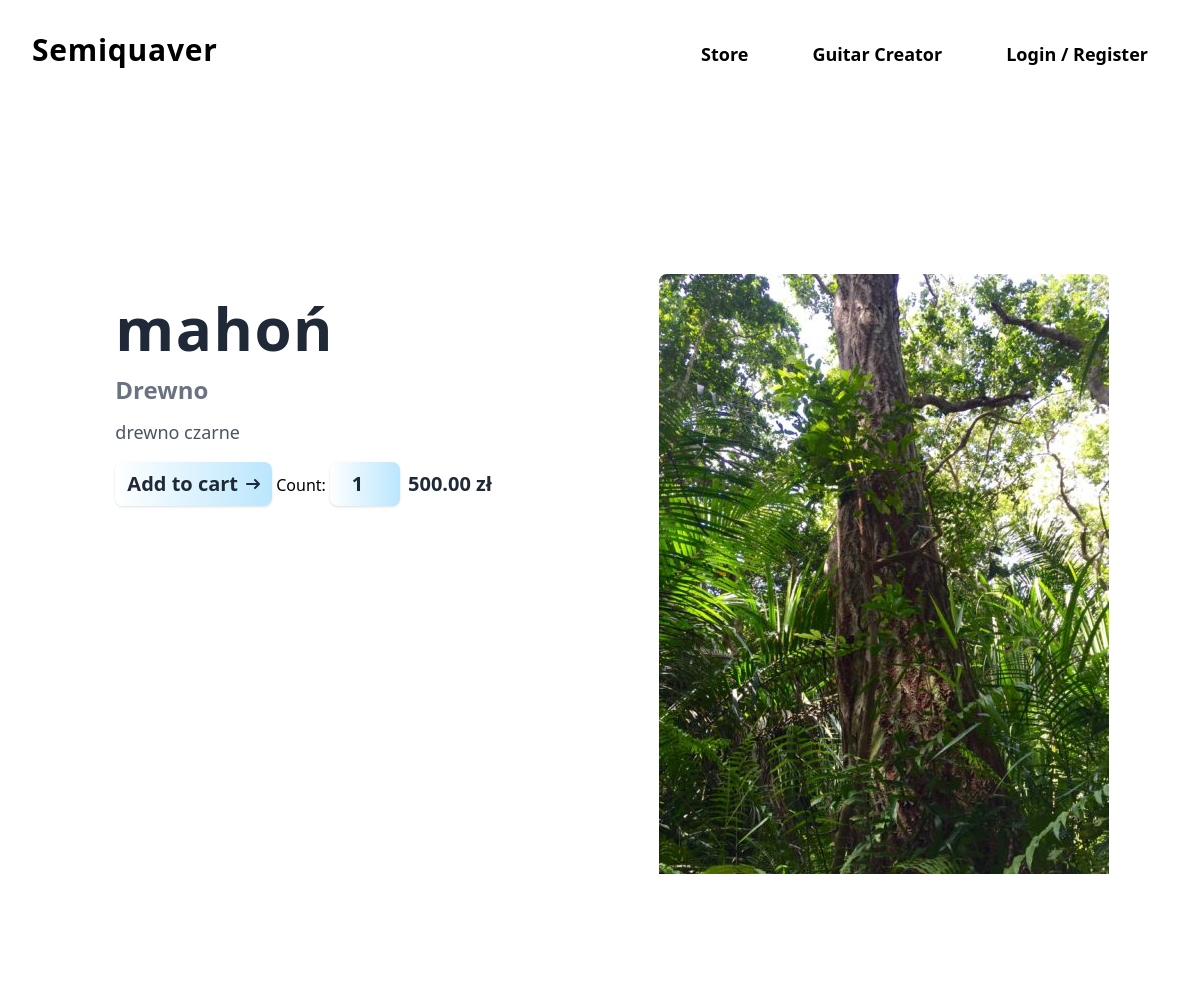
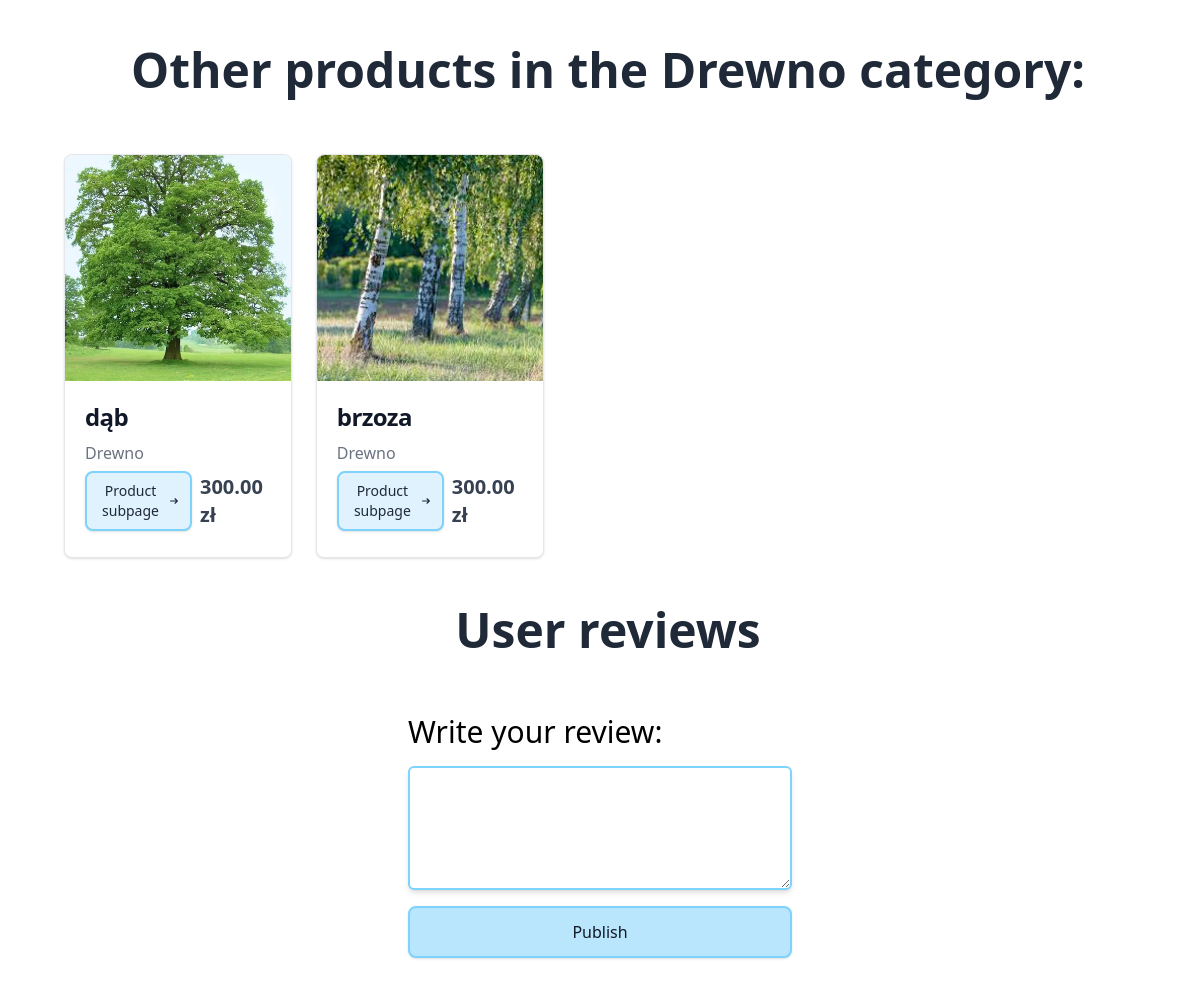
/sklep_muzyczny/html/product.php?id=19, run on the app's committed database (2 pictures, top to bottom).
### tables this page shows
CREATE TABLE `produkt` (
  `Id_produktu` bigint(20) NOT NULL,
  `Nazwa_produktu` varchar(50) NOT NULL,
  `Opis_produktu` text DEFAULT NULL,
  `Cena_jednostkowa` decimal(8,2) NOT NULL,
  `Zdjecie_produktu` varchar(50) NOT NULL,
  `Id_kategorii_produktu` int(11) DEFAULT NULL
);

CREATE TABLE `kategoria_produktu` (
  `Id_kategorii_produktu` int(11) NOT NULL,
  `Nazwa_kategorii_produktu` varchar(60) NOT NULL,
  `Opis_kategorii_produktu` text DEFAULT NULL
);

### sklep_muzyczny/html/product.php (the view, shortened to what this page needs)
<?php
include "../components/product_comp.php";
$conn = connect();
if (isset($_GET['id'])) {
    $product_id = $_GET['id'];
    $query = "SELECT produkt.Id_produktu, produkt.Nazwa_produktu, produkt.Opis_produktu, produkt.Cena_jednostkowa, produkt.Zdjecie_produktu,
                     kategoria_produktu.Nazwa_kategorii_produktu, kategoria_produktu.Id_kategorii_produktu
              FROM produkt
              INNER JOIN kategoria_produktu ON produkt.Id_kategorii_produktu = kategoria_produktu.Id_kategorii_produktu
              WHERE produkt.Id_produktu = ?;";
    $stmt = mysqli_prepare($conn, $query);
    mysqli_stmt_bind_param($stmt, 'i', $product_id);
}
if (!mysqli_stmt_execute($stmt)) {
    die("Statement execution failed: " . mysqli_stmt_error($stmt));
}
$result = mysqli_stmt_get_result($stmt);
$products = mysqli_fetch_all($result, MYSQLI_ASSOC);
$product = $products[0];
$conn = connect();
$categoryId = $product["Id_kategorii_produktu"];
$query = "SELECT produkt.Id_produktu, produkt.Nazwa_produktu, produkt.Opis_produktu, produkt.Cena_jednostkowa, produkt.Zdjecie_produktu,
                 kategoria_produktu.Nazwa_kategorii_produktu, kategoria_produktu.Id_kategorii_produktu
          FROM produkt
          INNER JOIN kategoria_produktu ON produkt.Id_kategorii_produktu = kategoria_produktu.Id_kategorii_produktu
          WHERE kategoria_produktu.Id_kategorii_produktu = ? AND produkt.Id_produktu <> ? ;";
$stmt = mysqli_prepare($conn, $query);
mysqli_stmt_bind_param($stmt, 'ii', $categoryId, $product["Id_produktu"]);
mysqli_stmt_execute($stmt);
$result = mysqli_stmt_get_result($stmt);
$categoryProducts = mysqli_fetch_all($result, MYSQLI_ASSOC);
$categoryProductsCount = count($categoryProducts);
?>
<!DOCTYPE html>
<html lang="en">
<head>
     <link rel="stylesheet" href="../css/background_image.css">
    <script src="https://cdn.tailwindcss.com"></script>
</head>
<body>
    <div class="w-full">
        <?php
        include "../components/header.php";
        ?>
        <main class="p-6 flex flex-col justify-center">
            <div class="m-[250px_0_108px_0] flex justify-around">
                <header class="max-w-[40%] p-6">
                    <h1 class="mb-4 tracking-wide text-6xl text-gray-800 font-bold"><?php echo $product["Nazwa_produktu"]; ?></h1>
                    <a href="store.php?category=<?php echo $product["Id_kategorii_produktu"]; ?>" class="text-2xl text-gray-500 font-semibold hover:text-sky-600"><?php echo $product["Nazwa_kategorii_produktu"]; ?></a>
                    <p class="mt-3 mb-4 text-lg text-gray-600 font-medium"><?php echo $product["Opis_produktu"]; ?></p>
                    <div class="flex justify-between items-center">
                        <form action="../handlers/cart_add.php?id=<?php echo $product["Id_produktu"]; ?>" method="post">
                            <button type="submit" class="inline-flex items-center px-3 py-2 text-xl font-semibold text-center text-gray-800 bg-gradient-to-r from-white to-sky-200 rounded-lg shadow">
                                Add to cart
                                <svg class="rtl:rotate-180 w-3.5 h-3.5 ms-2" aria-hidden="true" xmlns="http://www.w3.org/2000/svg" fill="none" viewBox="0 0 14 10">
                                    <path stroke="currentColor" stroke-linecap="round" stroke-linejoin="round" stroke-width="2" d="M1 5h12m0 0L9 1m4 4L9 9"/>
                                </svg>
                            </button>
                            <label for="count"> Count:
                                <input type="number" name="count" id="count" min="1" max="10" value="1" class="w-[70px] px-3 py-2 text-xl font-semibold text-center text-gray-800 bg-gradient-to-r from-white to-sky-200 rounded-lg shadow">
                            </label>
                        </form>
                        <p class="text-xl text-gray-800 p-2 font-semibold"><?php echo $product["Cena_jednostkowa"]; ?> zł</p>
                    </div>
                </header>
                <div class="max-w-[40%] min-w-[35%] flex justify-center">
                    <img class="rounded-t-lg max-h-[40vh]" src="<?php echo $product["Zdjecie_produktu"]; ?>" alt="product image" />
                </div>
            </div>
        </main>
        <aside class=" p-6">
            <h3 class="pl-4 text-5xl text-gray-800 font-bold mb-[60px] text-center">Other products in the <?php echo $product["Nazwa_kategorii_produktu"]; ?> category:</h3>
            <div class="grid grid-cols-[1fr_1fr_1fr_1fr_1fr_1fr] gap-6 pl-10 pr-10">
            <?php
                    if ($categoryProductsCount == 0) {
                        echo "<h3 class=\"mb-4 text-lg text-bold text-gray-700\">Nothing found in the category, perhaps you are searching for a medieval lute?</h3> <a href=\"https://en.wikipedia.org/wiki/Lute\" class=\"text-lg text-semibold text-sky-300\">Lute info</a>";
                    } else {
                        foreach ($categoryProducts as $categoryProduct) {
                            echo product($categoryProduct["Id_produktu"], $categoryProduct["Nazwa_produktu"], $categoryProduct["Cena_jednostkowa"], $categoryProduct["Zdjecie_produktu"], $categoryProduct["Id_kategorii_produktu"], $categoryProduct["Nazwa_kategorii_produktu"], 25, null);
                        }
                    }
                    ?>
            </div>
        </aside>
        <section class="p-6">
            <div class="flex flex-col items-center">
                <h3 class="pl-4 text-5xl font-bold text-gray-800 mb-[60px] text-center">User reviews</h3>
                <form action="../handlers/review.php?id=<?php echo $product["Id_produktu"]; ?>" method="post" class="flex flex-col gap-4 w-1/3">
                    <label for="review" class="text-semibold text-3xl">Write your review: </label>
                    <textarea class="shadow-md border-2 border-sky-300 rounded-md p-3 " type="text" id="review" name="review" rows="4"></textarea>
                    <button type="submit" class="w-full
                     self-start px-4 py-3 text-md font-medium text-center border-2 transition duration-350 border-sky-300 text-gray-900 bg-sky-200 hover:bg-sky-300 rounded-lg shadow">Publish</button>
                </form>
            </div>
            <div class="p-6">
            </div>
        </section>
    </div>
</body>
</html>

### sklep_muzyczny/components/product_comp.php (shortened to what this page needs)
<?php
function product($productId, $productName, $productPrice, $productImage, $categoryId, $productCategory, $productWidth, $productCount)
{
    $guitarCreatorAddButton = '';
    $mult = ($productCount)? $productCount . " x" : "" ;
    echo <<<EOF
<div class="basis-[$productWidth%] bg-white border border-gray-200 rounded-lg shadow flex flex-col justify-between">
    <a href="./product.php?id=$productId" class="h-[60%] flex justify-center">
        <img class="rounded-t-lg object-cover" src="$productImage" alt="product image" />
    </a>
    <div class="p-5">
        <a href="./product.php?id=$productId">
            <h5 class="mb-2 text-2xl font-bold tracking-tight text-gray-900">$productName</h5>
        </a>
        <a href="./store.php?category=$categoryId#searchResult" class="mb-6 font-normal text-gray-500 hover:text-sky-600">$productCategory</a>
        <div class="flex justify-between items-center">
        <a href="./product.php?id=$productId" class="inline-flex items-center px-3 py-2 text-sm font-medium text-center border-2 border-sky-300 text-gray-800 bg-sky-100 hover:bg-sky-200 rounded-lg shadow">
            Product subpage
            <svg class="rtl:rotate-180 w-3.5 h-3.5 ms-2" aria-hidden="true" xmlns="http://www.w3.org/2000/svg" fill="none" viewBox="0 0 14 10">
                <path stroke="currentColor" stroke-linecap="round" stroke-linejoin="round" stroke-width="2" d="M1 5h12m0 0L9 1m4 4L9 9"/>
            </svg>
        </a>
        $guitarCreatorAddButton
        <p class="text-xl text-gray-700 p-2 font-semibold">$mult $productPrice zł</p>
        </div>
    </div>
</div>
EOF;
}

### data on the page
produkt: Nazwa_produktu "mahoń", Id_kategorii_produktu.Nazwa_kategorii_produktu "Drewno", Opis_produktu "drewno czarne", Cena_jednostkowa "500.00", Zdjecie_produktu (picture)
produkt: Zdjecie_produktu (picture), Nazwa_produktu "dąb", Id_kategorii_produktu.Nazwa_kategorii_produktu "Drewno", Cena_jednostkowa "300.00"
produkt: Zdjecie_produktu (picture), Nazwa_produktu "brzoza", Id_kategorii_produktu.Nazwa_kategorii_produktu "Drewno", Cena_jednostkowa "300.00"
